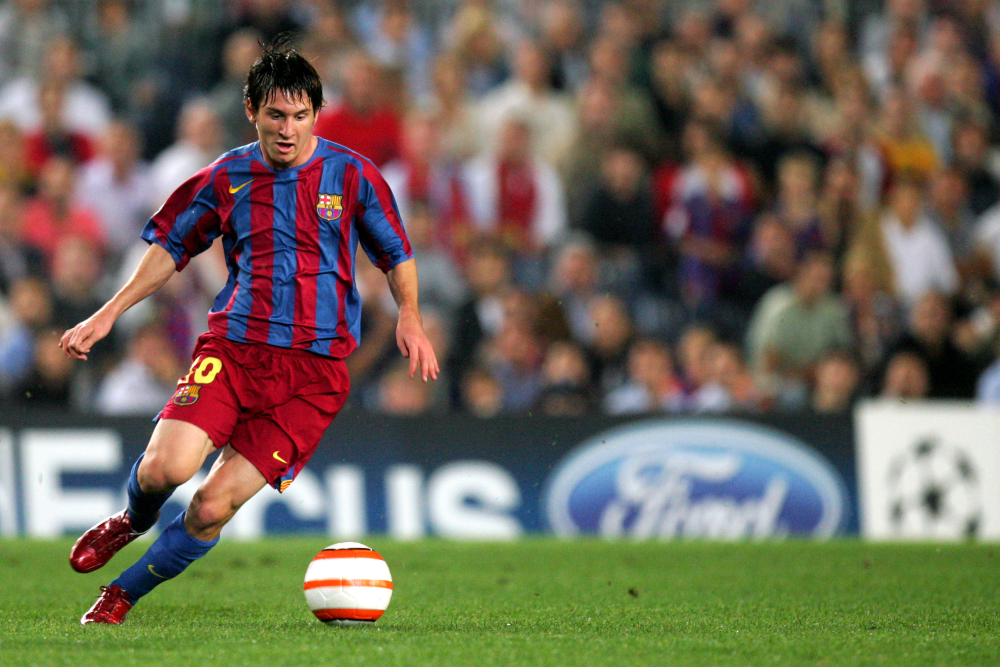
#> input picture messi5.jpg, 3000 x 2000 px (shown at 1/3 size)
$ jupyter execute openCV_tutorial_1.ipynb
#> lines starting #> are read from the running program, lines starting #| are printed output that depends on the picture
[cell 1]
import numpy as np
import pandas as pd
import cv2
from matplotlib import rc
import matplotlib.pyplot as plt

plt.style.use('seaborn-white')

plt.rcParams['figure.figsize'] = (12, 12)
plt.rcParams['axes.labelsize'] = 16
plt.rcParams['axes.titlesize'] = 16
plt.rcParams['xtick.labelsize'] = 13
plt.rcParams['ytick.labelsize'] = 13
plt.rcParams["patch.force_edgecolor"] = True
plt.rcParams['axes.edgecolor'] = 'black'

plt.tick_params(size = 8 ,labelsize = 'large')

plt.rc('text', usetex=True)

font = {'family' : 'normal',
        'weight' : 'regular',
        'size'   : 14}

rc('font', **font)

Let’s load a color image first:

[cell 2]
img = cv2.imread("messi5.jpg")
#> img is the input picture: shape (2000, 3000, 3); mean B, G, R 87.9, 103.9, 111.8
img = cv2.cvtColor(img, cv2.COLOR_BGR2RGB) # bugfix to set a right color of image

plt.imshow(img)
plt.show()

You can access a pixel value by its row and column coordinates.

For BGR image, it returns an array of Blue, Green, Red values. For grayscale image, just corresponding intensity is returned.

[cell 3]
pxl = img[100, 100]
#> pxl = [142, 139, 130]

print (f"Pixel value : {pxl}")
#| Pixel value : [142 139 130]

# accesing only blue part of pixel

blues = img[100, 100, 0]
#> blues = 142

print (f"Blue part is equal to {blues}")
#| Blue part is equal to 142

You can modify the pixel values the same way:

[cell 4]
img[100, 100] = [255, 255, 255]

plt.imshow(img)
plt.show()

In order to avoid slowings in NumPy while accesing the elements using [] operator one need to use array.item() or array.itemset() instead.
But it always returns a scalar.
So if you want to access all B,G,R values, you need to call array.item() separately for all.

[cell 5]
# accesing RED value
print (f"Red part of (10, 10) pixel is equal to {img.item(10, 10, 2)}")
#| Red part of (10, 10) pixel is equal to 100

# modifying RED value
img.itemset( (10, 10, 2), 100 )

print (f"Red part of (10, 10) pixel is modified to {img.item(10, 10, 2)}")
#| Red part of (10, 10) pixel is modified to 100

Shape of image is accessed by img.shape.
It returns a tuple of number of rows, columns and channels (if image is color):

$\textbf{Note:}$ If image is grayscale, tuple returned contains only number of rows and columns. So it is a good method to check if loaded image is grayscale or color image.

[cell 6]
img.shape
#> Out = (2000, 3000, 3)

[cell 7]
# Total number of pixels is accessed by img.size:
print (f"Total number of pixels : {img.size}")
#| Total number of pixels : 18000000
# Image datatype is obtained by img.dtype:
print (f"Image data type : {img.dtype}")
#| Image data type : uint8

# Image ROI, operations with Image channels

Sometimes, you will have to play with certain region of images. For eye detection in images, first face detection is done all over the image and when face is obtained, we select the face region alone and search for eyes inside it instead of searching whole image. It improves accuracy (because eyes are always on faces :D ) and performance (because we search for a small area)

ROI is again obtained using Numpy indexing. Here I am selecting the ball and copying it to another region in the image:

[cell 8]
ball = img[1600 : 1900, 900 : 1200]
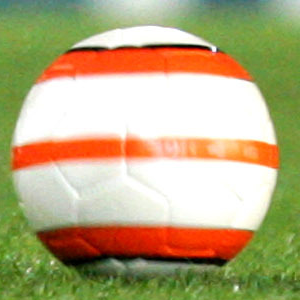
#> ball: shape (300, 300, 3); mean R, G, B 182.1, 169.2, 126.2
img[1600 : 1900, 2000 : 2300] = ball

plt.imshow(img)
plt.plot()

Sometimes you will need to work separately on B,G,R channels of image.
Then you need to split the BGR images to single planes.
Or another time, you may need to join these individual channels to BGR image. You can do it simply by:

[cell 9]
b_channel, g_channel, r_channel = cv2.split(img)
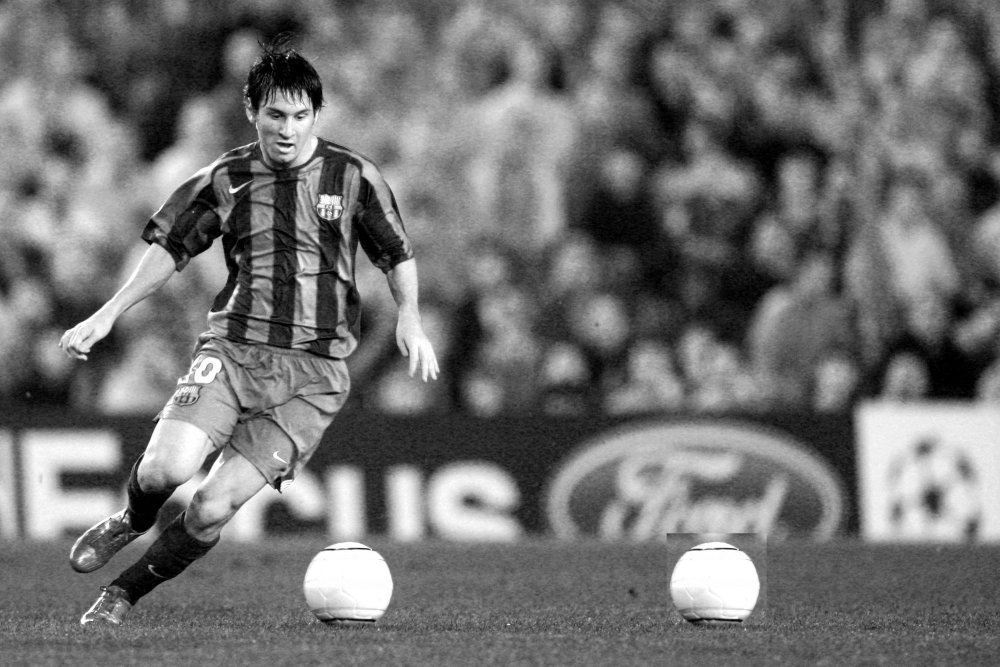
#> b_channel: shape (2000, 3000) (shown at 1/3 size); min 0, max 255, mean 113
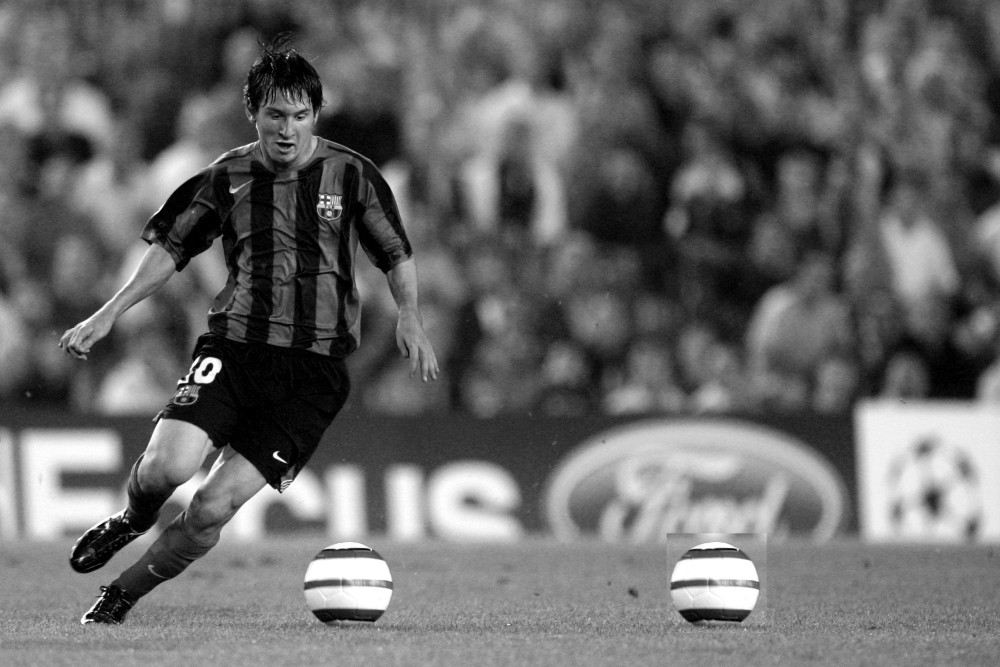
#> g_channel: shape (2000, 3000) (shown at 1/3 size); min 0, max 255, mean 104.3
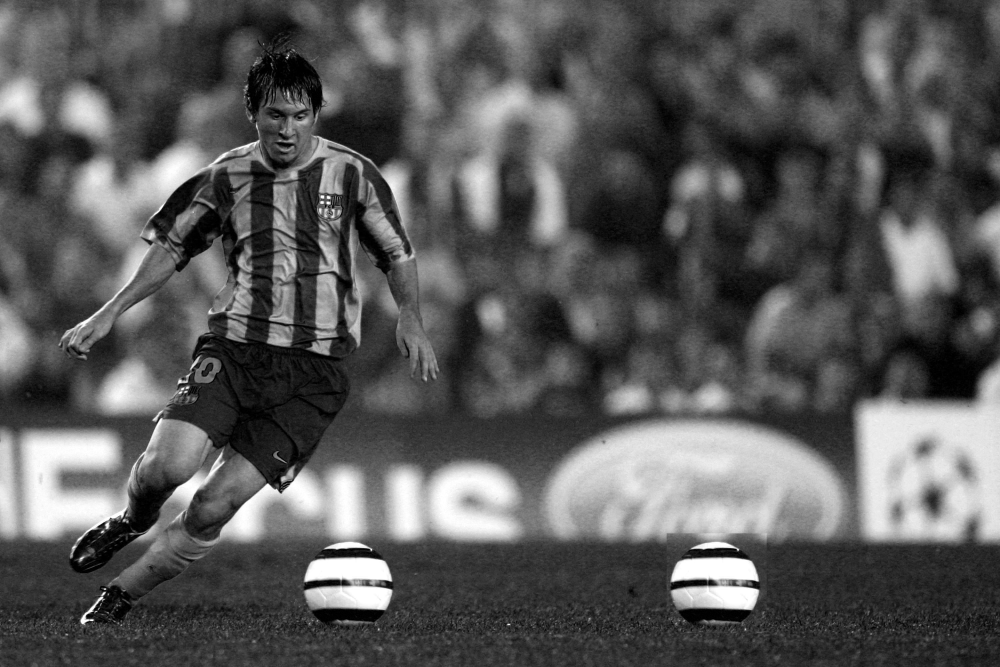
#> r_channel: shape (2000, 3000) (shown at 1/3 size); min 0, max 255, mean 89
img = cv2.merge( (b_channel, g_channel, r_channel) )

plt.imshow(img)
plt.show()
